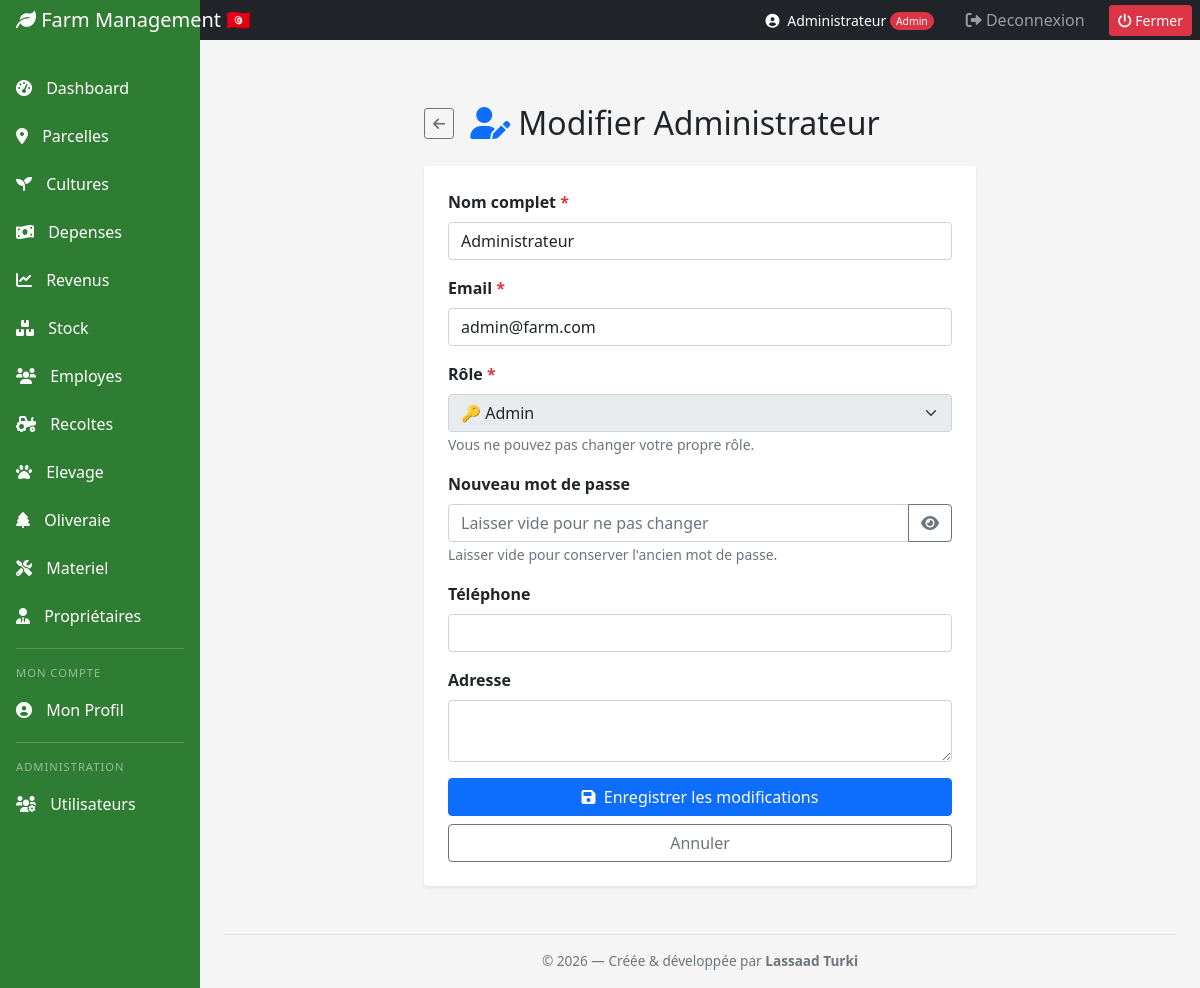
The app's page /admin/users/edit/1 (signed in) with its own data.
### models/__init__.py (models this page shows, shortened)
class User(UserMixin, db.Model):
    __tablename__ = 'users'
    id = db.Column(db.Integer, primary_key=True)
    nom = db.Column(db.String(100), nullable=False)
    email = db.Column(db.String(100), unique=True, nullable=False)
    mot_de_passe = db.Column(db.String(255), nullable=False)
    role = db.Column(db.String(50), default='employee')
    date_creation = db.Column(db.DateTime, default=datetime.utcnow)
    is_active = db.Column(db.Boolean, default=True)
    telephone = db.Column(db.String(20))
    adresse = db.Column(db.Text)

### app.py (the view, shortened to what this page needs)
@app.route('/admin/users/edit/<int:id>', methods=['GET', 'POST'])
@login_required
@admin_required
def admin_edit_user(id):
    user = db.get_or_404(User, id)
    return render_template('admin/edit_user.html', user=user)

### app.py (called while the page is built)
def admin_required(f):
    @wraps(f)
    def decorated_function(*args, **kwargs):
        if not current_user.is_authenticated or current_user.role != 'admin':
            abort(403)
        return f(*args, **kwargs)
    return decorated_function

@login_manager.user_loader
def load_user(user_id):
    return db.session.get(User, int(user_id))

### templates/admin/edit_user.html (shortened to what this page needs)
{% extends "base.html" %}
{% block content %}
<div class="container py-4" style="max-width: 600px;">
  <div class="d-flex align-items-center mb-4">
    <a href="{{ url_for('admin_users') }}" class="btn btn-outline-secondary btn-sm me-3">
      <i class="fas fa-arrow-left"></i>
    </a>
    <h2 class="mb-0"><i class="fas fa-user-edit text-primary me-2"></i>Modifier {{ user.nom }}</h2>
  </div>
  <div class="card border-0 shadow-sm">
    <div class="card-body p-4">
      <form method="POST">
        <div class="mb-3">
          <label class="form-label fw-bold">Nom complet <span class="text-danger">*</span></label>
          <input type="text" name="nom" class="form-control" required value="{{ user.nom }}">
        </div>
        <div class="mb-3">
          <label class="form-label fw-bold">Email <span class="text-danger">*</span></label>
          <input type="email" name="email" class="form-control" required value="{{ user.email }}">
        </div>
        <div class="mb-3">
          <label class="form-label fw-bold">Rôle <span class="text-danger">*</span></label>
          <select name="role" class="form-select" required
                  {% if user.id == current_user.id %}disabled{% endif %}>
            <option value="admin" {{ 'selected' if user.role=='admin' }}>🔑 Admin</option>
          </select>
          {% if user.id == current_user.id %}
            <small class="text-muted">Vous ne pouvez pas changer votre propre rôle.</small>
          {% endif %}
        </div>
        <div class="mb-3">
          <label class="form-label fw-bold">Nouveau mot de passe</label>
          <div class="input-group">
            <input type="password" name="password" id="password" class="form-control"
                   placeholder="Laisser vide pour ne pas changer" minlength="6">
            <button type="button" class="btn btn-outline-secondary" onclick="togglePass()">
              <i class="fas fa-eye" id="eyeIcon"></i>
            </button>
          </div>
          <small class="text-muted">Laisser vide pour conserver l'ancien mot de passe.</small>
        </div>
        <div class="mb-3">
          <label class="form-label fw-bold">Téléphone</label>
          <input type="tel" name="telephone" class="form-control" value="{{ user.telephone or '' }}">
        </div>
        <div class="mb-3">
          <label class="form-label fw-bold">Adresse</label>
          <textarea name="adresse" class="form-control" rows="2">{{ user.adresse or '' }}</textarea>
        </div>
        <div class="d-grid gap-2">
          <button type="submit" class="btn btn-primary">
            <i class="fas fa-save me-1"></i> Enregistrer les modifications
          </button>
          <a href="{{ url_for('admin_users') }}" class="btn btn-outline-secondary">Annuler</a>
        </div>
      </form>
    </div>
  </div>
</div>
{% endblock %}

### templates/base.html (shortened to what this page needs)
<!DOCTYPE html>
<html lang="fr">
<head>
    <link href="https://cdn.jsdelivr.net/npm/bootstrap@5.1.3/dist/css/bootstrap.min.css" rel="stylesheet">
    <link href="https://cdnjs.cloudflare.com/ajax/libs/font-awesome/6.0.0/css/all.min.css" rel="stylesheet">
</head>
<body>
    <nav class="navbar navbar-dark sticky-top bg-dark flex-md-nowrap p-0">
        <a class="navbar-brand col-md-3 col-lg-2 me-0 px-3" href="{{ url_for('dashboard') }}">
            <i class="fas fa-leaf"></i> Farm Management 🇹🇳
        </a>
        <div class="navbar-nav ms-auto d-flex flex-row align-items-center">
            {% if current_user.is_authenticated %}
            <span class="text-white me-3 small">
                <i class="fas fa-user-circle me-1"></i>
                {{ current_user.nom }}
                {% if current_user.role == 'admin' %}
                    <span class="role-badge bg-danger text-white">Admin</span>
                {% elif current_user.role == 'manager' %}
                    <span class="role-badge bg-primary text-white">Manager</span>
                {% else %}
                    <span class="role-badge bg-success text-white">Employé</span>
                {% endif %}
            </span>
            {% endif %}
            <div class="nav-item text-nowrap">
                <a class="nav-link px-3" href="{{ url_for('logout') }}">
                    <i class="fas fa-sign-out-alt"></i> Deconnexion
                </a>
            </div>
	    <div class="nav-item text-nowrap">
   		 <button onclick="if(confirm('Fermer l\'application ?')) window.close();"
            	 class="btn btn-sm btn-danger ms-2 me-2">
        	 	<i class="fas fa-power-off"></i> Fermer
    		 </button>
	   </div>
        </div>
    </nav>
    <div class="container-fluid">
        <div class="row">
            <nav class="col-md-3 col-lg-2 d-md-block sidebar">
                <div class="position-sticky pt-3">
                    <ul class="nav flex-column">
                        <li class="nav-item"><a class="nav-link" href="{{ url_for('dashboard') }}"><i class="fas fa-tachometer-alt"></i> Dashboard</a></li>
                        <li class="nav-item"><a class="nav-link" href="{{ url_for('plots') }}"><i class="fas fa-map-marker-alt"></i> Parcelles</a></li>
                        <li class="nav-item"><a class="nav-link" href="{{ url_for('crops') }}"><i class="fas fa-seedling"></i> Cultures</a></li>
                        <li class="nav-item"><a class="nav-link" href="{{ url_for('expenses') }}"><i class="fas fa-money-bill-wave"></i> Depenses</a></li>
                        <li class="nav-item"><a class="nav-link" href="{{ url_for('revenues') }}"><i class="fas fa-chart-line"></i> Revenus</a></li>
                        <li class="nav-item"><a class="nav-link" href="{{ url_for('inventory') }}"><i class="fas fa-boxes"></i> Stock</a></li>
                        <li class="nav-item"><a class="nav-link" href="{{ url_for('employees') }}"><i class="fas fa-users"></i> Employes</a></li>
                        <li class="nav-item"><a class="nav-link" href="{{ url_for('harvests') }}"><i class="fas fa-tractor"></i> Recoltes</a></li>
                        <li class="nav-item"><a class="nav-link" href="{{ url_for('livestock_dashboard') }}"><i class="fas fa-paw"></i> Elevage</a></li>
                        <li class="nav-item"><a class="nav-link" href="{{ url_for('oliviers') }}"><i class="fas fa-tree"></i> Oliveraie</a></li>
                        <li class="nav-item"><a class="nav-link" href="{{ url_for('materiel') }}"><i class="fas fa-tools"></i> Materiel</a></li>
			<li class="nav-item"><a class="nav-link" href="{{ url_for('proprietaires') }}"><i class="fas fa-user-tie"></i> Propriétaires</a></li>
                        <div class="sidebar-divider"></div>
                        <div class="sidebar-section-label">Mon compte</div>
                        <li class="nav-item">
                            <a class="nav-link" href="{{ url_for('profile') }}">
                                <i class="fas fa-user-circle"></i> Mon Profil
                            </a>
                        </li>
                        {% if current_user.is_authenticated and current_user.role == 'admin' %}
                        <div class="sidebar-divider"></div>
                        <div class="sidebar-section-label">Administration</div>
                        <li class="nav-item">
                            <a class="nav-link" href="{{ url_for('admin_users') }}">
                                <i class="fas fa-users-cog"></i> Utilisateurs
                            </a>
                        </li>
                        {% endif %}
                    </ul>
                </div>
            </nav>
            <main class="col-md-9 ms-sm-auto col-lg-10 px-md-4">
                <div class="pt-3 pb-2 mb-3">
                </div>
              {% block content %}{% endblock %}
		<div class="text-center py-3 mt-4" style="border-top: 1px solid #dee2e6; color: #6c757d; font-size: 0.85rem;">
    			© 2026 — Créée &amp; développée par <strong>Lassaad Turki</strong>
		</div>
            </main>
        </div>
    </div>
</body>
</html>

### templates/base.html (style rules this page uses)
:root { --agricultural-green: #2E7D32; }
body { background-color: #f5f5f5; }
.sidebar { position: fixed; top: 0; bottom: 0; left: 0; z-index: 100; padding: 48px 0 0; background-color: var(--agricultural-green); }
.sidebar .nav-link { font-weight: 500; color: white; padding: 0.75rem 1rem; transition: all 0.3s; }
.sidebar .nav-link i { margin-right: 10px; }
.sidebar-divider { border-top: 1px solid rgba(255,255,255,0.2); margin: 0.5rem 1rem; }
.sidebar-section-label { color: rgba(255,255,255,0.5); font-size: 0.7rem; text-transform: uppercase; letter-spacing: 1px; padding: 0.5rem 1rem 0.25rem; }
.navbar-brand { background-color: var(--agricultural-green); }
.role-badge { font-size: 0.65rem; padding: 2px 6px; border-radius: 10px; vertical-align: middle; }

### records on screen
User: nom "Administrateur", email "admin@farm.com", role "🔑 Admin"
